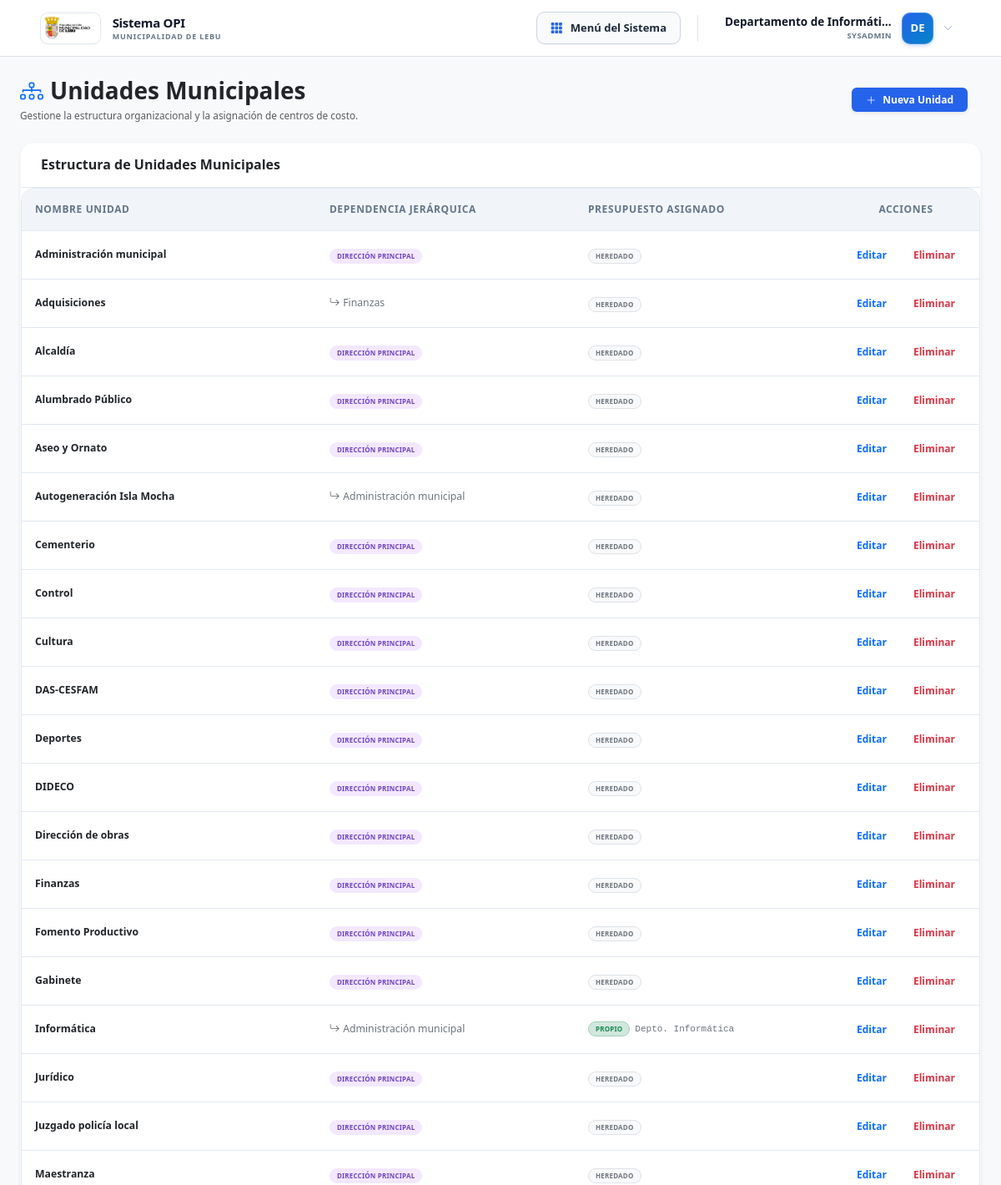
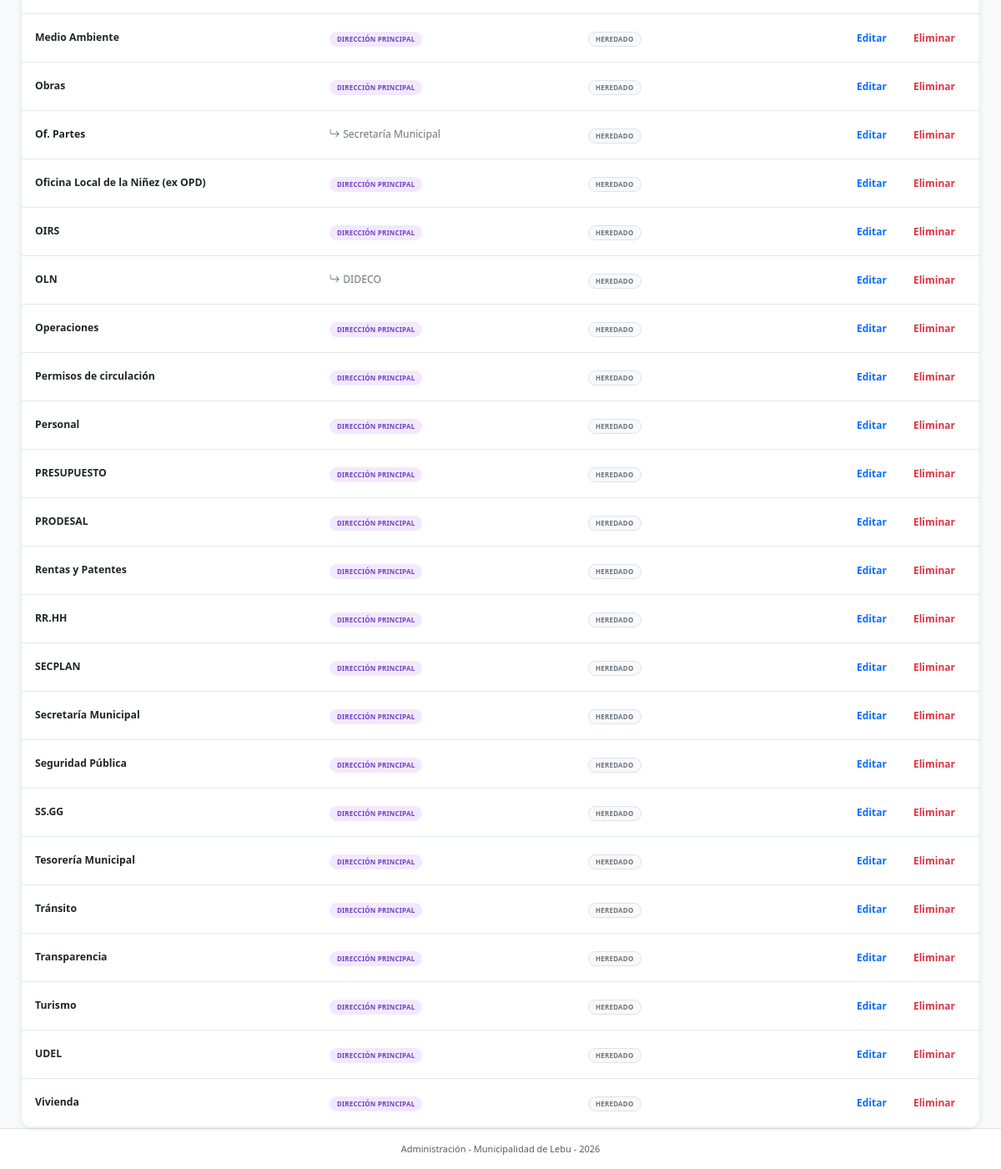
Page /unidades.php (signed in) on the committed database (2 pictures, top to bottom).
### tables this page shows
CREATE TABLE `unidades` (
  `id` int NOT NULL AUTO_INCREMENT,
  `nombre` varchar(150) NOT NULL,
  `padre_id` int DEFAULT NULL,
  `centro_costo_id` int DEFAULT NULL,
  `jefe_actual_id` int DEFAULT NULL,
  PRIMARY KEY (`id`),
  KEY `fk_unidades_padre` (`padre_id`),
  KEY `fk_unidades_cc` (`centro_costo_id`),
  CONSTRAINT `fk_unidades_cc` FOREIGN KEY (`centro_costo_id`) REFERENCES `centros_costo` (`id`) ON DELETE SET NULL,
  CONSTRAINT `fk_unidades_padre` FOREIGN KEY (`padre_id`) REFERENCES `unidades` (`id`) ON DELETE SET NULL
);

CREATE TABLE `centros_costo` (
  `id` int NOT NULL AUTO_INCREMENT,
  `codigo_cuenta` varchar(50) NOT NULL,
  `nombre` varchar(150) NOT NULL,
  `anio_fiscal` int NOT NULL DEFAULT 2026,
  `activo` tinyint(1) DEFAULT '1',
  PRIMARY KEY (`id`)
);

### unidades.php (the view, shortened to what this page needs)
<?php
require_once 'config.php';
$stmt = $pdo->query("
    SELECT u.*,
           p.nombre as nombre_padre,
           cc.nombre as nombre_cc
    FROM unidades u
    LEFT JOIN unidades p ON u.padre_id = p.id
    LEFT JOIN centros_costo cc ON u.centro_costo_id = cc.id
    ORDER BY u.nombre ASC
");
$unidades = $stmt->fetchAll();
?>
<!DOCTYPE html>
<html lang="es" data-bs-theme="light">
<head>
    <?php
    include __DIR__ . '/head.php';
    ?>
</head>
<body class="bg-light text-slate-800 font-sans d-flex flex-column min-vh-100">
    <?php include __DIR__ . '/nav.php'; ?>
    <div class="container mt-4 px-3 px-md-4">
        <div class="row align-items-center mb-4 g-3">
            <div class="col-12 col-md">
                <h1 class="h3 fw-bold text-dark mb-1 d-flex align-items-center gap-2">
                    <i class="bi bi-diagram-3 text-primary"></i>
                    Unidades Municipales
                </h1>
                <p class="text-muted small mb-0">Gestione la estructura organizacional y la asignación de centros de costo.</p>
            </div>
            <div class="col-12 col-md-auto text-start text-md-end">
                <a href="unidades.php?action=create" class="btn btn-primary btn-sm fw-bold px-3 shadow-sm d-flex align-items-center gap-1.5">
                    <i class="bi bi-plus-lg"></i> Nueva Unidad
                </a>
            </div>
        </div>
        <div class="card shadow-sm border-light">
            <div class="card-header bg-white py-3">
                <h6 class="fw-bold mb-0 text-dark">Estructura de Unidades Municipales</h6>
            </div>
            <div class="table-responsive rounded-bottom">
                <table class="table table-hover align-middle mb-0">
                    <thead class="table-light text-uppercase small" style="font-size: 10px;">
                        <tr>
                            <th class="p-3">Nombre Unidad</th>
                            <th class="p-3">Dependencia Jerárquica</th>
                            <th class="p-3">Presupuesto Asignado</th>
                            <th class="p-3 text-center" style="width: 150px;">Acciones</th>
                        </tr>
                    </thead>
                    <tbody class="divide-y divide-gray-100 bg-white">
                        <?php foreach($unidades as $row): ?>
                        <tr>
                            <td class="p-3 fw-bold text-dark small">
                                <?= htmlspecialchars($row['nombre']) ?>
                            </td>
                            <td class="p-3">
                                <?php if($row['nombre_padre']): ?>
                                    <span class="text-secondary small d-flex align-items-center gap-1">
                                        <i class="bi bi-arrow-return-right text-muted"></i>
                                        <?= htmlspecialchars($row['nombre_padre']) ?>
                                    </span>
                                <?php else: ?>
                                    <span class="badge bg-purple-subtle text-purple border border-purple-subtle px-2 py-1 text-uppercase" style="font-size: 8px;">Dirección Principal</span>
                                <?php endif; ?>
                            </td>
                            <td class="p-3">
                                <?php if($row['nombre_cc']): ?>
                                    <div class="d-flex align-items-center gap-1.5">
                                        <span class="badge bg-success-subtle text-success border border-success-subtle px-2 py-1 text-uppercase" style="font-size: 8px;">Propio</span>
                                        <span class="text-secondary font-monospace small" style="font-size: 11px;"><?= htmlspecialchars($row['nombre_cc']) ?></span>
                                    </div>
                                <?php else: ?>
                                    <span class="badge bg-light text-secondary border px-2 py-1 text-uppercase" style="font-size: 8px;">Heredado</span>
                                <?php endif; ?>
                            </td>
                            <td class="p-3 text-center">
                                <div class="d-flex align-items-center justify-content-center gap-1.5">
                                    <a href="unidades.php?action=edit&id=<?= $row['id'] ?>" class="btn btn-outline-primary btn-sm px-2.5 py-1 fw-bold text-xs" title="Editar">
                                        Editar
                                    </a>
                                    <form method="POST" action="unidades.php" class="d-inline" onsubmit="return confirm('¿Está seguro de eliminar esta unidad?')">
                                        <button type="submit" class="btn btn-outline-danger btn-sm px-2.5 py-1 fw-bold text-xs" title="Eliminar">
                                            Eliminar
                                        </button>
                                    </form>
                                </div>
                            </td>
                        </tr>
                        <?php endforeach; ?>
                    </tbody>
                </table>
            </div>
        </div>
    </div>
<?php include __DIR__ . '/footer.php'; ?>
</body>
</html>

### css/saas-theme.css (style rules this page uses)
:root { --bg-body: #f8fafc; --bg-card: #ffffff; --text-main: #0f172a; --text-muted: #64748b; --text-light: #94a3b8; --border-color: #e2e8f0; --border-focus: #3b82f6; --primary: #2563eb; --primary-hover: #1d4ed8; --primary-light: #eff6ff; --success: #10b981; --success-light: #ecfdf5; --warning: #f59e0b; --warning-light: #fffbeb; --danger: #ef4444; --danger-light: #fef2f2; --info: #06b6d4; --info-light: #ecfeff; --radius-sm: 6px; --radius-md: 10px; --radius-lg: 16px; --shadow-subtle: 0 1px 3px rgba(0,0,0,0.05), 0 1px 2px rgba(0,0,0,0.03); --shadow-card: 0 4px 6px -1px rgba(0, 0, 0, 0.05), 0 2px 4px -2px rgba(0, 0, 0, 0.03); --shadow-elevated: 0 20px 25px -5px rgba(0, 0, 0, 0.08), 0 8px 10px -6px rgba(0, 0, 0, 0.03); }
* { box-sizing: border-box; }
body { font-family: 'Inter', -apple-system, BlinkMacSystemFont, "Segoe UI", Roboto, Helvetica, Arial, sans-serif; font-variant-numeric: normal; background-color: var(--bg-body); color: var(--text-main); min-height: 100vh; font-size: 13.5px; line-height: 1.5; -webkit-font-smoothing: antialiased; }

### rows in the picture
unidades: nombre "Administración municipal", shows "DIRECCIÓN PRINCIPAL", shows "HEREDADO"
unidades: nombre "Adquisiciones", padre.nombre "Finanzas", shows "HEREDADO"
unidades: nombre "Alcaldía", shows "DIRECCIÓN PRINCIPAL", shows "HEREDADO"
unidades: nombre "Alumbrado Público", shows "DIRECCIÓN PRINCIPAL", shows "HEREDADO"
unidades: nombre "Aseo y Ornato", shows "DIRECCIÓN PRINCIPAL", shows "HEREDADO"
unidades: nombre "Autogeneración Isla Mocha", padre.nombre "Administración municipal", shows "HEREDADO"
unidades: nombre "Cementerio", shows "DIRECCIÓN PRINCIPAL", shows "HEREDADO"
unidades: nombre "Control", shows "DIRECCIÓN PRINCIPAL", shows "HEREDADO"
unidades: nombre "Cultura", shows "DIRECCIÓN PRINCIPAL", shows "HEREDADO"
unidades: nombre "DAS-CESFAM", shows "DIRECCIÓN PRINCIPAL", shows "HEREDADO"
unidades: nombre "Deportes", shows "DIRECCIÓN PRINCIPAL", shows "HEREDADO"
unidades: nombre "DIDECO", shows "DIRECCIÓN PRINCIPAL", shows "HEREDADO"
unidades: nombre "Dirección de obras", shows "DIRECCIÓN PRINCIPAL", shows "HEREDADO"
unidades: nombre "Finanzas", shows "DIRECCIÓN PRINCIPAL", shows "HEREDADO"
unidades: nombre "Fomento Productivo", shows "DIRECCIÓN PRINCIPAL", shows "HEREDADO"
unidades: nombre "Gabinete", shows "DIRECCIÓN PRINCIPAL", shows "HEREDADO"
unidades: nombre "Informática", padre.nombre "Administración municipal", centro_costo.nombre "Depto. Informática"
unidades: nombre "Jurídico", shows "DIRECCIÓN PRINCIPAL", shows "HEREDADO"
unidades: nombre "Juzgado policía local", shows "DIRECCIÓN PRINCIPAL", shows "HEREDADO"
unidades: nombre "Maestranza", shows "DIRECCIÓN PRINCIPAL", shows "HEREDADO"
unidades: nombre "Medio Ambiente", shows "DIRECCIÓN PRINCIPAL", shows "HEREDADO"
unidades: nombre "Obras", shows "DIRECCIÓN PRINCIPAL", shows "HEREDADO"
unidades: nombre "Of. Partes", padre.nombre "Secretaría Municipal", shows "HEREDADO"
unidades: nombre "Oficina Local de la Niñez (ex OPD)", shows "DIRECCIÓN PRINCIPAL", shows "HEREDADO"
unidades: nombre "OIRS", shows "DIRECCIÓN PRINCIPAL", shows "HEREDADO"
unidades: nombre "OLN", padre.nombre "DIDECO", shows "HEREDADO"
unidades: nombre "Operaciones", shows "DIRECCIÓN PRINCIPAL", shows "HEREDADO"
unidades: nombre "Permisos de circulación", shows "DIRECCIÓN PRINCIPAL", shows "HEREDADO"
unidades: nombre "Personal", shows "DIRECCIÓN PRINCIPAL", shows "HEREDADO"
unidades: nombre "PRESUPUESTO", shows "DIRECCIÓN PRINCIPAL", shows "HEREDADO"
unidades: nombre "PRODESAL", shows "DIRECCIÓN PRINCIPAL", shows "HEREDADO"
unidades: nombre "Rentas y Patentes", shows "DIRECCIÓN PRINCIPAL", shows "HEREDADO"
unidades: nombre "RR.HH", shows "DIRECCIÓN PRINCIPAL", shows "HEREDADO"
unidades: nombre "SECPLAN", shows "DIRECCIÓN PRINCIPAL", shows "HEREDADO"
unidades: nombre "Secretaría Municipal", shows "DIRECCIÓN PRINCIPAL", shows "HEREDADO"
unidades: nombre "Seguridad Pública", shows "DIRECCIÓN PRINCIPAL", shows "HEREDADO"
unidades: nombre "SS.GG", shows "DIRECCIÓN PRINCIPAL", shows "HEREDADO"
unidades: nombre "Tesorería Municipal", shows "DIRECCIÓN PRINCIPAL", shows "HEREDADO"
unidades: nombre "Tránsito", shows "DIRECCIÓN PRINCIPAL", shows "HEREDADO"
unidades: nombre "Transparencia", shows "DIRECCIÓN PRINCIPAL", shows "HEREDADO"
unidades: nombre "Turismo", shows "DIRECCIÓN PRINCIPAL", shows "HEREDADO"
unidades: nombre "UDEL", shows "DIRECCIÓN PRINCIPAL", shows "HEREDADO"
unidades: nombre "Vivienda", shows "DIRECCIÓN PRINCIPAL", shows "HEREDADO"

### other values in the picture
$user_name "Departamento de Informáti…"
$rol === 'SYSADMIN' ? 'SYSADMIN' : $rol "SYSADMIN"
substr($user_name, 0, 2) "DE"
